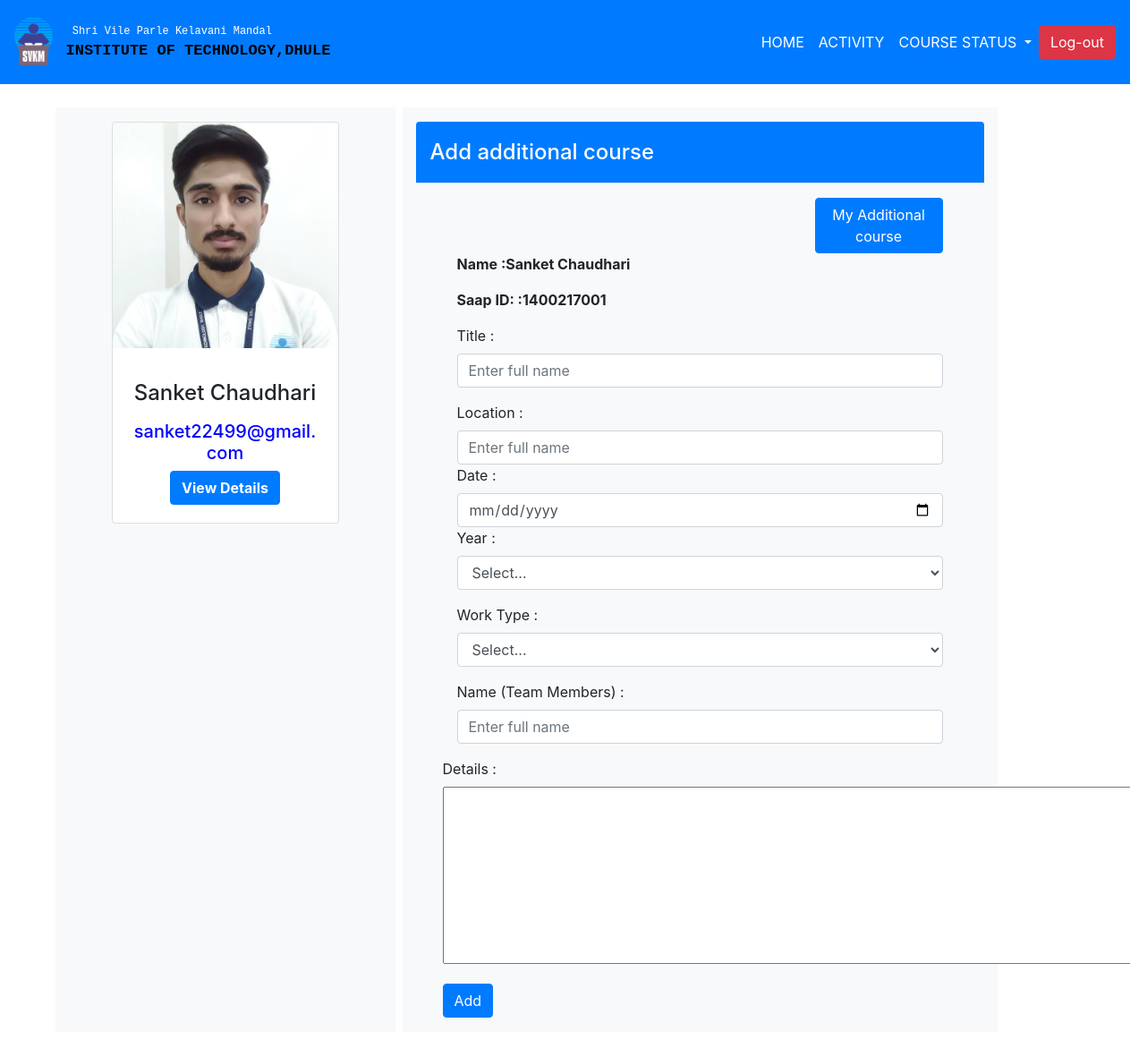
/activity.php?eid=18&s=1400217001, run on the app's committed database.
### tables this page shows
CREATE TABLE `registration` (
  `id` int(10) NOT NULL,
  `name` varchar(50) NOT NULL,
  `number` bigint(100) NOT NULL,
  `address` text NOT NULL,
  `bdate` date NOT NULL,
  `dept` varchar(40) NOT NULL,
  `year` text NOT NULL,
  `sid` int(50) NOT NULL,
  `email` text NOT NULL,
  `pass` text NOT NULL,
  `img` text NOT NULL
);

### activity.php (the view, shortened to what this page needs)
<!doctype html>
<html lang="en">
  <head>
    <link rel="stylesheet" href="https://stackpath.bootstrapcdn.com/bootstrap/4.4.1/css/bootstrap.min.css">
      <link rel="stylesheet" type="text/css" href="style.css">
  </head>
  <body>
<?php
    include('db.php');
    $sql = mysqli_query($conn, "select * from registration where sid = '".$_GET['s']."' ");
    while($row=mysqli_fetch_assoc($sql)){
    $s = $row['sid'];
?>
        <nav class="navbar navbar-expand-lg  navbar-dark bg-primary fixed-top">
            <img class="" src="logo.png" style="width: 3.5%; height: 1.8%">
              <pre style="font-size: 12px; color: white;">
   Shri Vile Parle Kelavani Mandal
  <b style="font-size: 17px; color: black;" class="text-uppercase">Institute Of Technology,Dhule  </b></pre>
            <div class="collapse navbar-collapse" id="navbarTogglerDemo02">
                <ul class="navbar-nav ml-auto mt-2 mt-lg-0">
                  <li class="nav-item active">
                    <a class="nav-link text-uppercase" href="Profile.php?eid=<?php echo $_GET['eid'];?>&s=<?php echo $s; ?>">Home <span class="sr-only">(current)</span></a>
                  </li>
                  <li class="nav-item active">
                    <a class="nav-link text-uppercase" href="activity.php?eid=<?php echo $_GET['eid'];?>&s=<?php echo $s; ?>">Activity <span class="sr-only">(current)</span></a>
                  </li>
                   <li class="nav-item dropdown">
                    <a class="nav-link dropdown-toggle text-white text-uppercase" style="color: black" href="#" id="navbardrop" data-toggle="dropdown">
                      Course Status
                    </a>
                  </li>
                </ul>
             <form class="form-inline my-2 my-lg-0" action="logout.php">
               <a href="logout.php"><button class="btn btn-danger my-2 my-sm-0" type="submit">Log-out</button></a>
            </form>
        </div>
      </nav>
      <?php
    }
    ?>
<?php
    include('db.php');
    $sql = mysqli_query($conn, "select * from registration where sid = '".$_GET['s']."' ");
    while($row=mysqli_fetch_assoc($sql))
    {
?>
<br><br><br><br>
<div class="container my-4">
    <div class="row">
        <div class="col-lg-4 col-md-4 col-sm-2 col-2 text-center bg-light py-3">
              <div class="card mx-5">
                   <img class="card-img-top pb-3" src="img/<?php echo $row['img']; ?>" alt="Card image">
                  <div class="card-body">
                      <h4 class="card-title"><p><?php echo $row['name']; ?></p></h4>
                      <h5><p class="card-text" style="color: blue"> <?php echo $row['email']; ?></p></h5>
                    <a href="detail.php?eid=<?php echo $row['id']; ?>" style="color: black"><button class="btn btn-primary "><b>View Details</b>  </button></a>
                  </div>
              </div>
            </div>
<?php
}
?>
<?php
include('db.php');
    $sql = mysqli_query($conn, "select * from registration where sid = '".$_GET['s']."' ");
    while($row=mysqli_fetch_assoc($sql))
    {
    $name = $row['name'];
    $saap = $row['sid'];
?>
            <div class="col-lg-7 col-md-7 col-sm-6 col-5 bg-light mx-2 py-3">
                     <div class="modal-header btn-primary">
              <h4 class="modal-title text-white">Add additional course </h4>
           </div>
           <div style="padding-left: 30px; padding-right: 30px">
           <div class="modal-body bg-light">
            <div class="">
                    <div style="padding-left: 400px">
                          <button type="submit" name="add" class="btn btn-primary" data-toggle="modal" data-target="#myModal1">
                          My Additional course
                          </button>
                      </div>
                      <b><p>Name   :<?php echo $name ?></p>
                      <p>Saap ID: :<?php echo $saap ?></p></b>
                  </div>
             <form action="activity.php?s=<?php echo $saap?>&eid=<?php echo $_GET['eid']; ?>" method="POST">
                 <div class="form-group">
                    <label>Title :</label>
                    <input type="text" name="name" class="form-control" placeholder="Enter full name" value="" required="required">
                  </div>
                  <div>
                   <label>Location :</label>
                    <input type="text" name="loc" class="form-control" placeholder="Enter full name" value="" required="required">
                  </div>
                   <div>
                   <label>Date :</label>
                    <input type="date" name="date" class="form-control" value="" required="required">
                  </div>
                 <div class="form-group">
                      <label>Year :</label>
                    <select type="text" name="yr" class="form-control" placeholder="choce..">
                          <option>Select...</option>
                       </select>
                </div>
                    <div class="form-group">
                      <label>Work Type :</label>
                    <select type="text" name="work" class="form-control" placeholder="choce.." required="required">
                          <option>Select...</option>
                       </select>
                </div>
                     <label>Name (Team Members) :</label>
                    <input type="text" name="team" class="form-control" placeholder="Enter full name" value="" required="required">
                  </div>
                <div class="form-group">
                    <label>Details :</label><br>
                    <textarea name="detl" rows="8" cols="75" required="required"></textarea>
                </div>
                  <button type="submit" name="add" class="btn btn-primary">
                    Add
                  </button>
          </div>
       </div>
            </div>
    </div>
<?php
}
?>
                                      <?php
                                        include('db.php');
                                        $sql = mysqli_query($conn, "select * from activity where sid = '".$_GET['s']."' ");
                                        while($row=mysqli_fetch_assoc($sql)){
                                        ?>
                                          <head>
                                          </head>
                                         <?php
                                          }
                                          ?>
  </body>
</html>

### data on the page
registration: img (picture), name "Sanket Chaudhari", email "sanket22499@gmail.com", sid "1400217001"
